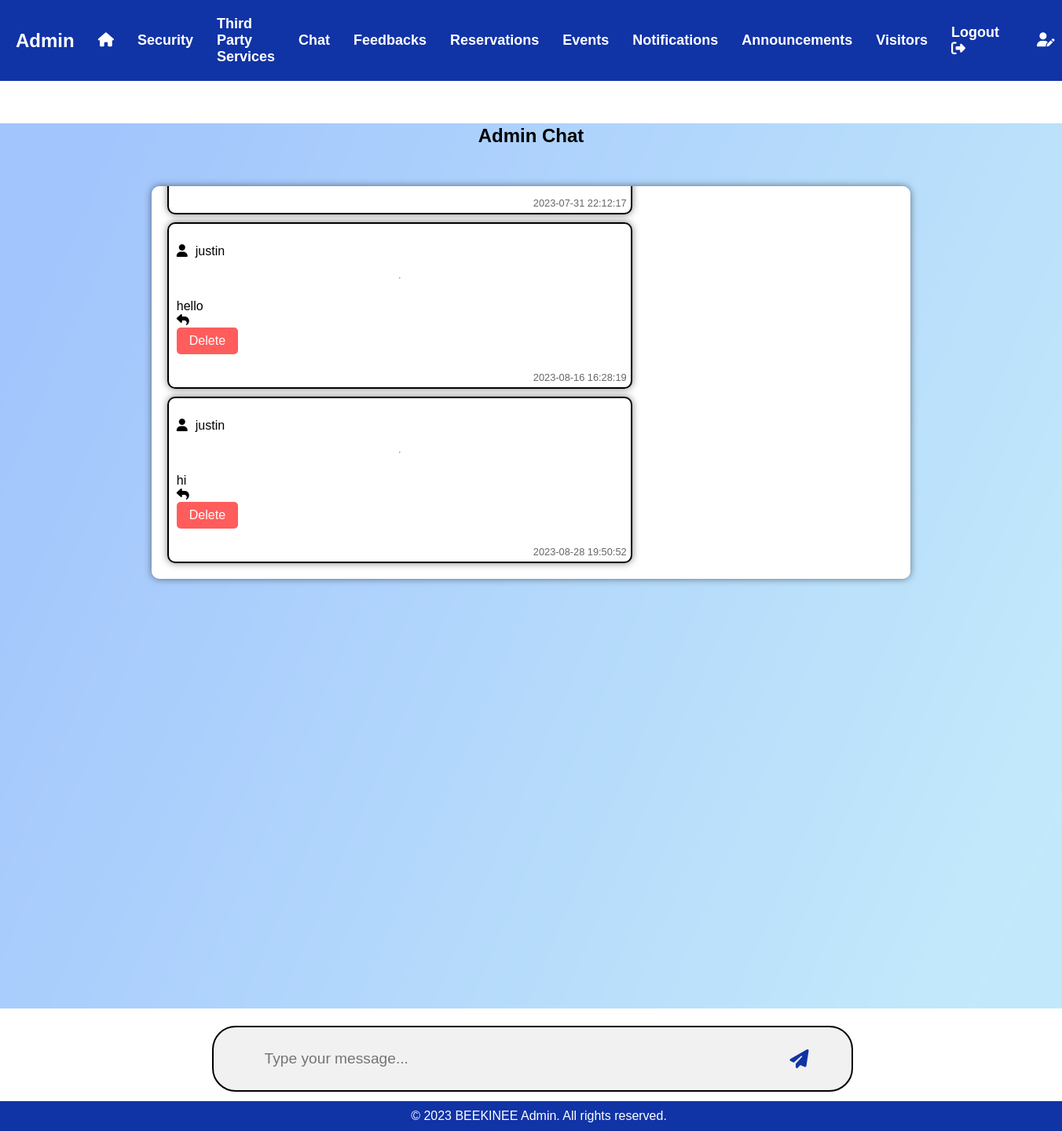
The page /admin_chat.php on the database its author committed.
### tables this page shows
CREATE TABLE `chat` (
  `message_id` int(11) NOT NULL,
  `resident_id` int(11) NOT NULL,
  `username` varchar(50) NOT NULL,
  `email` varchar(50) NOT NULL,
  `text` text NOT NULL,
  `timestamp` datetime NOT NULL,
  `reply_to` int(255) NOT NULL
);

### admin_chat.php (the view, shortened to what this page needs)
<?php
include "dbConn.php";
$sql = "SELECT * FROM chat ORDER BY timestamp ASC";
$result = $connection->query($sql);
$messages = array();
if ($result->num_rows > 0) {
    while ($row = $result->fetch_assoc()) {
        $messages[] = $row;
    }
}
?>
<!DOCTYPE html>
<html>
<head>
</head>
<body>
<header>
<nav>
            <h1>Admin</h1>
            <ul>
                <li><a href="admin_main.php"><i class="fa-solid fa-home"></i></a></li>
                <li><a href="viewsecuritypersonnel.php">Security</a></li>
                <li><a href="admin_thirdpartysecurity.php">Third Party Services</a></li>
                <li><a href="admin_chat.php">Chat</a></li>
                <li><a href="viewfeedbackmessage.php">Feedbacks</a></li>
                <li><a href="admin_managereservationtickets.php">Reservations</a></li>
                <li><a href="admin_createevents.php">Events</a></li>
                <li><a href="admin_sendnoti.php">Notifications</a></li>
                <li><a href="admin_announcement.php">Announcements</a></li>
                <li><a href="visitorhistory.php">Visitors</a></li>
                <div class="logout">
                    <li><a href="login.php">Logout&emsp;<i class="fa-solid fa-right-from-bracket"></i></a></li>
                </div>
                <li><a href="editadminprofile.php"><i class="fa-solid fa-user-pen"></i></a></li>
            </ul>
        </nav>
    </header>
    <br>
    <br>
    <center><h2>Admin Chat</h2></center>
    <div class="chat-container">
    <?php
    for ($i = 0; $i < count($messages); $i++) {
        $messageId = $messages[$i]['message_id'];
        echo '<div class="message-container' . ($i === count($messages) - 1 ? ' latest-message' : '') . '">';
        echo '<p>';
        if ($messages[$i]['username'] === 'ADMIN') {
            echo '<i class="fa-solid fa-lock"></i>';
            echo '<span class="admin-username">' . $messages[$i]['username'] . '</span>';
        } else {
            echo '<i class="fa-solid fa-user"></i>';
            echo '<span>' . $messages[$i]['username'] . '</span>';
        }
        echo '<hr><br>' . $messages[$i]['text'] . '<span class="timestamp">' . $messages[$i]['timestamp'] . '</span><span class="reply-icon" onclick="showReplyBox(' . $i . ')"><i class="fa-solid fa-reply"></i></span>';
        echo '<button class="delete-button" onclick="deleteMessage(' . $messageId . ')">Delete</button>';
        echo '</p>';
        echo '</div>';
    }
    ?>
</div>
    <div class="input-container">
        <input type="text" method="POST" id="message-input" placeholder="Type your message..." onkeypress="handleKeyPress(event)" />
        <i class="fa-solid fa-paper-plane" id="send-button" onclick="sendMessage()"></i>
    </div>
    <footer>
        <p>&copy; 2023 BEEKINEE Admin. All rights reserved.</p>
    </footer>
</body>
</html>

### admin_chat.php (style rules this page uses)
body { font-family: Arial, sans-serif; margin: 0; padding: 0; background-image: url(img/adminbg.png); background-repeat: no-repeat; background-attachment: fixed; background-position: center; background-size: cover; background-size: 100%; }
header { background-color: #1033a6; color: #fff; padding: 20px; }
header h1 { margin: 0; display: flex; align-items: center; }
nav { display: flex; align-items: center; }
nav ul { list-style: none; padding: 0; margin: 0; display: flex; align-items: center; }
nav li { margin-left: 30px; }
nav a { text-decoration: none; color: #fff; font-weight: bold; font-size: 18px; transition: color 0.3s ease; }
.logout { margin-left: auto; }
.logout a { text-decoration: none; color: #fff; font-size: 18px; transition: color 0.3s ease; }
.chat-container { background-color: #fff; border-radius: 10px; box-shadow: 0 0 10px rgba(0, 0, 0, 0.5); padding: 10px; width: 70%; height: 30em; margin: 50px auto; max-height: 30em; overflow-y: auto; }
.message-container { display: flex; flex-direction: row; align-items: center; justify-content: space-between; position: relative; border: 2px solid black; box-shadow: 0 0 10px rgba(0, 0, 0, 0.5); border-radius: 10px; padding: 10px; width: 60%; margin: 10px; }
.message-container .fa-solid.fa-user, .fa-solid.fa-lock { margin-right: 10px; }
.timestamp { position: absolute; bottom: 5px; right: 5px; font-size: 0.8em; color: #666; }
.chat-container .message-container { display: flex; flex-direction: column; align-items: flex-start; }
.delete-button { cursor: pointer; background-color: #ff5c5c; color: #fff; border: none; padding: 8px 16px; border-radius: 5px; font-size: 1em; transition: background-color 0.3s ease; }
.input-container { position: fixed; bottom: 0; text-align: center; width: 60%; margin-top: 10px; margin-left: 20%; margin-bottom: 50px; display: flex; align-items: center; justify-content: center; background-color: #f1f1f1; border-radius: 30px; border: 2px solid black; }
#message-input { font-family: 'Signika Negative', sans-serif; width: 80%; background-color: #f1f1f1; border: none; border-radius: 30px; height: 60px; padding: 10px; font-size: 1.2em; outline: none; }
.fa-solid.fa-paper-plane { cursor: pointer; margin-left: 10px; font-size: 1.5em; color: #1033a6; transition: color 0.3s ease; }
footer { position: fixed; bottom: 0; width: 100%; background-color: #1033a6; color: #fff; padding: 10px; text-align: center; }
footer p { margin: 0; }

### rows shown on the page
chat: timestamp "2023-07-31 22:12:17"
chat: username "justin", text "hello", timestamp "2023-08-16 16:28:19"
chat: username "justin", text "hi", timestamp "2023-08-28 19:50:52"
